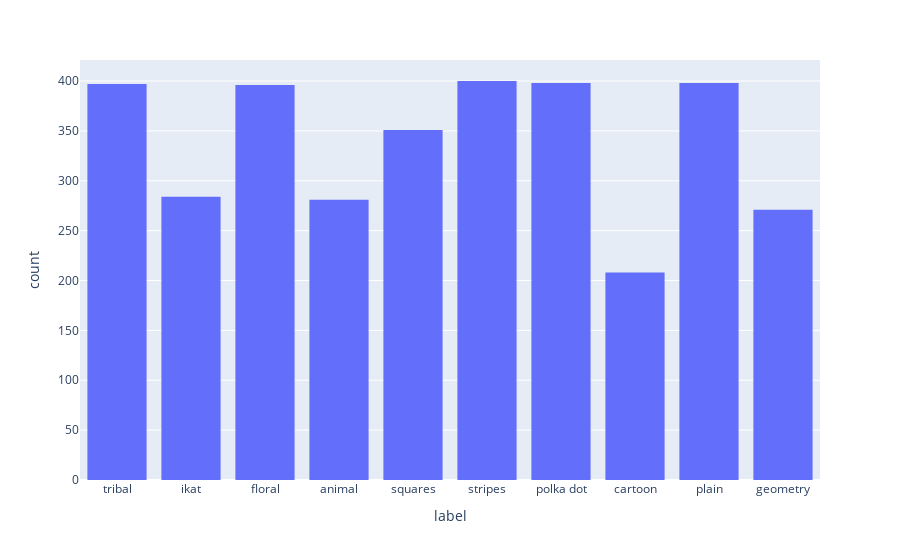

Notebook cell for this chart:
### Markdown cell above
# Image Augmentation

### Code cell
import plotly.express as px
px.histogram(train_df, x='label', barmode='group')

### Figure 1 — Plotly figure (JSON) as saved in the notebook; plotly's stock layout.template omitted (floating-point values rounded to 4 significant figures; data arrays with more than 128 entries replaced by an {"elided": "..."} marker saying what was removed)
{"data": [{"alignmentgroup": "True", "bingroup": "x", "hovertemplate": "label=%{x}<br>count=%{y}<extra></extra>", "legendgroup": "", "marker": {"color": "#636efa", "pattern": {"shape": ""}}, "name": "", "offsetgroup": "", "orientation": "v", "showlegend": false, "type": "histogram", "x": {"elided": "3384 str values"}, "xaxis": "x", "yaxis": "y"}], "layout": {"barmode": "group", "legend": {"tracegroupgap": 0}, "margin": {"t": 60}, "xaxis": {"anchor": "y", "domain": [0, 1], "title": {"text": "label"}}, "yaxis": {"anchor": "x", "domain": [0, 1], "title": {"text": "count"}}}}
